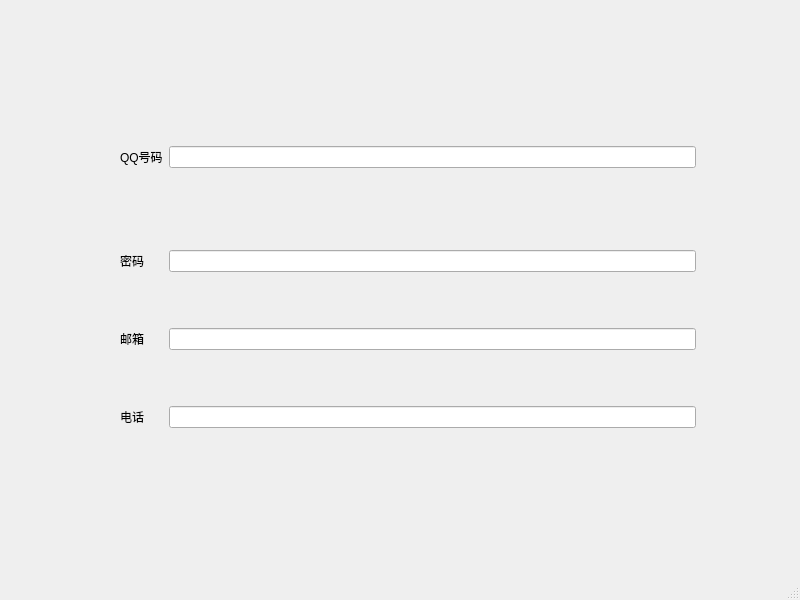
<?xml version="1.0" encoding="UTF-8"?>
<ui version="4.0">
 <class>MainWindow</class>
 <widget class="QMainWindow" name="MainWindow">
  <property name="geometry">
   <rect>
    <x>0</x>
    <y>0</y>
    <width>800</width>
    <height>600</height>
   </rect>
  </property>
  <property name="windowTitle">
   <string>MainWindow</string>
  </property>
  <widget class="QWidget" name="centralwidget">
   <widget class="QWidget" name="gridLayoutWidget">
    <property name="geometry">
     <rect>
      <x>20</x>
      <y>10</y>
      <width>781</width>
      <height>478</height>
     </rect>
    </property>
    <layout class="QGridLayout" name="gridLayout">
     <item row="6" column="1">
      <widget class="QLabel" name="email">
       <property name="text">
        <string>邮箱</string>
       </property>
      </widget>
     </item>
     <item row="7" column="2">
      <spacer name="verticalSpacer_4">
       <property name="orientation">
        <enum>Qt::Vertical</enum>
       </property>
       <property name="sizeType">
        <enum>QSizePolicy::Fixed</enum>
       </property>
       <property name="sizeHint" stdset="0">
        <size>
         <width>20</width>
         <height>50</height>
        </size>
       </property>
      </spacer>
     </item>
     <item row="3" column="1">
      <widget class="QLabel" name="num">
       <property name="text">
        <string>QQ号码</string>
       </property>
      </widget>
     </item>
     <item row="6" column="2">
      <widget class="QLineEdit" name="emailedit"/>
     </item>
     <item row="3" column="3">
      <spacer name="horizontalSpacer_3">
       <property name="orientation">
        <enum>Qt::Horizontal</enum>
       </property>
       <property name="sizeType">
        <enum>QSizePolicy::Fixed</enum>
       </property>
       <property name="sizeHint" stdset="0">
        <size>
         <width>100</width>
         <height>10</height>
        </size>
       </property>
      </spacer>
     </item>
     <item row="3" column="4">
      <spacer name="horizontalSpacer">
       <property name="orientation">
        <enum>Qt::Vertical</enum>
       </property>
       <property name="sizeHint" stdset="0">
        <size>
         <width>5</width>
         <height>5</height>
        </size>
       </property>
      </spacer>
     </item>
     <item row="4" column="1">
      <widget class="QLabel" name="pwd">
       <property name="text">
        <string>密码</string>
       </property>
      </widget>
     </item>
     <item row="9" column="2">
      <spacer name="verticalSpacer_5">
       <property name="orientation">
        <enum>Qt::Vertical</enum>
       </property>
       <property name="sizeType">
        <enum>QSizePolicy::Fixed</enum>
       </property>
       <property name="sizeHint" stdset="0">
        <size>
         <width>20</width>
         <height>60</height>
        </size>
       </property>
      </spacer>
     </item>
     <item row="3" column="2">
      <widget class="QLineEdit" name="numedit"/>
     </item>
     <item row="4" column="2">
      <widget class="QLineEdit" name="pwdedit">
       <property name="enabled">
        <bool>true</bool>
       </property>
      </widget>
     </item>
     <item row="8" column="2">
      <widget class="QLineEdit" name="telphoneedit"/>
     </item>
     <item row="5" column="2">
      <spacer name="verticalSpacer_3">
       <property name="orientation">
        <enum>Qt::Vertical</enum>
       </property>
       <property name="sizeType">
        <enum>QSizePolicy::Fixed</enum>
       </property>
       <property name="sizeHint" stdset="0">
        <size>
         <width>20</width>
         <height>50</height>
        </size>
       </property>
      </spacer>
     </item>
     <item row="2" column="2">
      <spacer name="verticalSpacer">
       <property name="orientation">
        <enum>Qt::Vertical</enum>
       </property>
       <property name="sizeType">
        <enum>QSizePolicy::Fixed</enum>
       </property>
       <property name="sizeHint" stdset="0">
        <size>
         <width>10</width>
         <height>60</height>
        </size>
       </property>
      </spacer>
     </item>
     <item row="3" column="0">
      <spacer name="horizontalSpacer_2">
       <property name="orientation">
        <enum>Qt::Horizontal</enum>
       </property>
       <property name="sizeType">
        <enum>QSizePolicy::Fixed</enum>
       </property>
       <property name="sizeHint" stdset="0">
        <size>
         <width>100</width>
         <height>10</height>
        </size>
       </property>
      </spacer>
     </item>
     <item row="8" column="1">
      <widget class="QLabel" name="telphone">
       <property name="text">
        <string>电话</string>
       </property>
      </widget>
     </item>
    </layout>
   </widget>
  </widget>
  <widget class="QMenuBar" name="menubar">
   <property name="geometry">
    <rect>
     <x>0</x>
     <y>0</y>
     <width>800</width>
     <height>21</height>
    </rect>
   </property>
  </widget>
  <widget class="QStatusBar" name="statusbar"/>
 </widget>
 <resources/>
 <connections/>
</ui>
